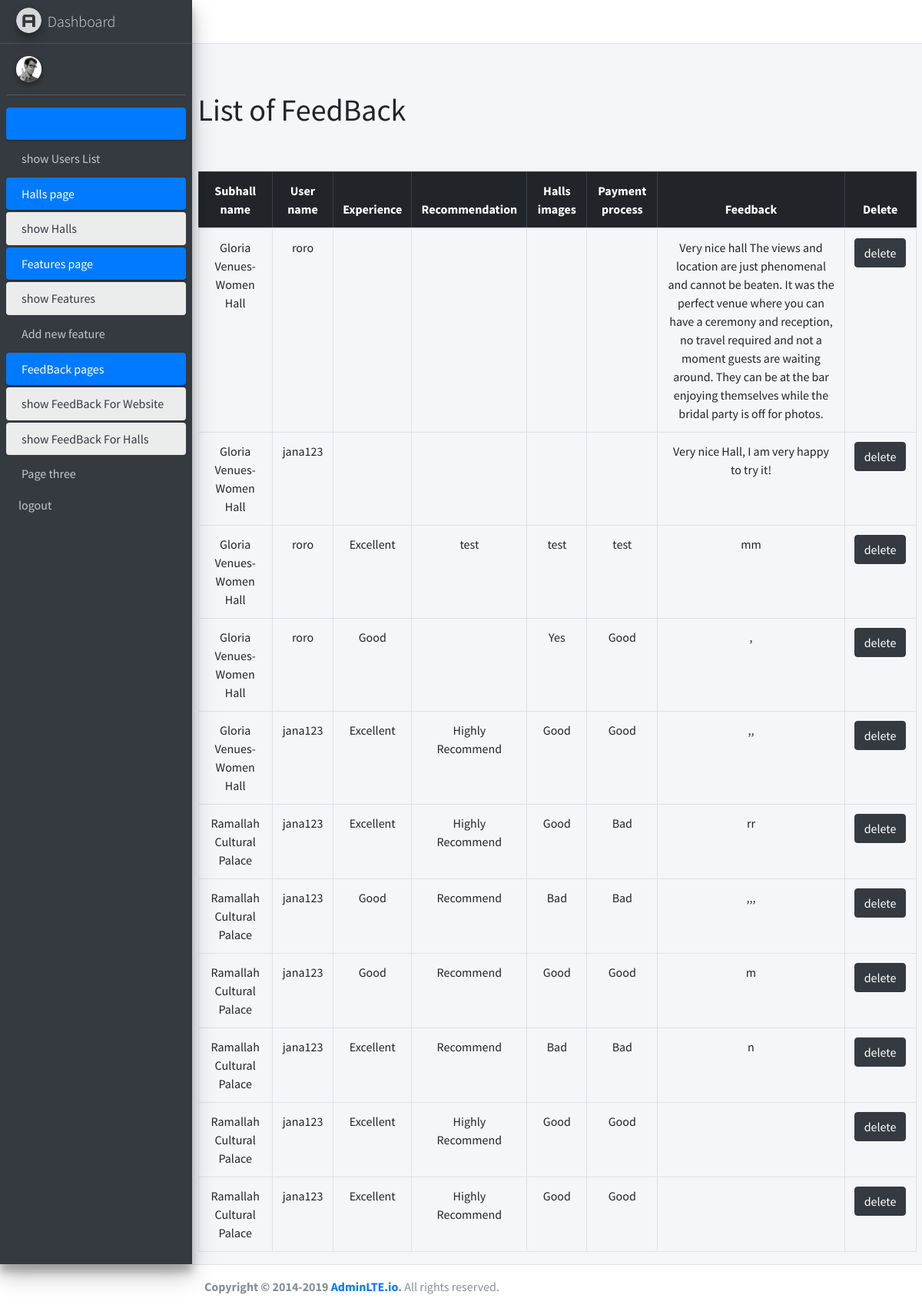
Page /admin/showfeedbacksubhallAdmin.php on the earlier database version.
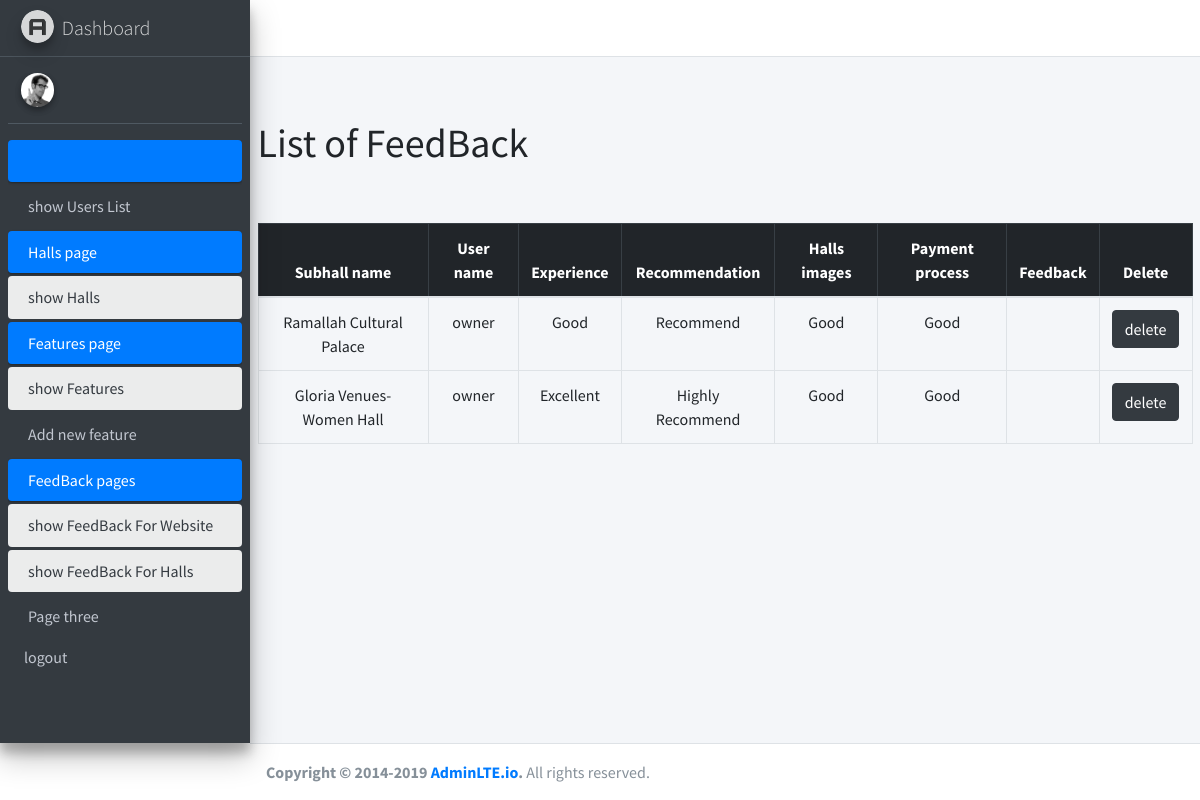
Same page on the later database version.
### tables this page shows
CREATE TABLE `feedback_subhall` (
  `id` int NOT NULL,
  `experience` varchar(200) NOT NULL,
  `Recommendation` varchar(200) NOT NULL,
  `halls_images_useful` varchar(200) NOT NULL,
  `payment_process` varchar(200) NOT NULL,
  `feedback` varchar(500) NOT NULL,
  `user_id` int NOT NULL,
  `hall_id` int NOT NULL
);

CREATE TABLE `subhalls` (
  `id` int NOT NULL,
  `name` varchar(200) NOT NULL,
  `type` int NOT NULL,
  `number_of_guests` int NOT NULL,
  `hall_describtion` varchar(500) NOT NULL,
  `services` varchar(500) NOT NULL,
  `image_view` varchar(300) NOT NULL,
  `hall_id` int NOT NULL,
  `num_of_reservation` int NOT NULL DEFAULT '0',
  `price` int NOT NULL
);

CREATE TABLE `users` (
  `id` int NOT NULL,
  `name` varchar(200) NOT NULL,
  `password` varchar(200) NOT NULL,
  `email` varchar(200) NOT NULL,
  `type` enum('user','owner') NOT NULL DEFAULT 'user',
  `status` tinyint(1) NOT NULL DEFAULT '1',
  `created_at` datetime NOT NULL DEFAULT CURRENT_TIMESTAMP
);

### admin/showfeedbacksubhallAdmin.php (the view, shortened to what this page needs)
<?php session_start();
require("handlers/db.php");
$sql1="SELECT feedback_subhall.id ,users.name as uname, subhalls.name,
feedback_subhall.experience,
feedback_subhall.Recommendation,
feedback_subhall.halls_images_useful,
feedback_subhall.payment_process,
feedback_subhall.feedback
FROM feedback_subhall
JOIN users ON feedback_subhall.user_id = users.id
JOIN subhalls ON feedback_subhall.hall_id = subhalls.id
;
";
$sqlResult=mysqli_query($conn,$sql1);
$feedbackData=mysqli_fetch_all($sqlResult);
$sql="SELECT * FROM feedback_subhall";
$query=mysqli_query($conn,$sql);
if(mysqli_num_rows($query)>0){
$feedback=mysqli_fetch_all($query,MYSQLI_ASSOC);
}
require("inc/header.php");
?>
<main role="main" class="flex-shrink-0 ">
        <div class="container">
        <br>
            <h1>List of FeedBack</h1>
            <br>
        <br>
            <table class="table table-bordered text-center justify-content-start">
                <thead  class="table-dark">
                    <tr>
                    <th scope="col">Subhall name</th>
                    <th scope="col">User name</th>
                    <th >Experience</th>
                    <th>Recommendation</th>
                    <th >Halls images </th>
                    <th >Payment process</th>
                    <th >Feedback</th>
                    <th scope="col">Delete</th>
                    </tr>
                </thead>
                <tbody>
<?php
if(isset($feedback)){
foreach($feedbackData as $index=>$feedback){?>
    <tr>
    <td><?=$feedback[2];?></td>
    <td><?=$feedback[1];?></td>
    <td><?=$feedback[3];?></td>
    <td><?=$feedback[4];?></td>
    <td><?=$feedback[5];?></td>
    <td><?=$feedback[6];?></td>
    <td><?=$feedback[7];?></td>
   <td><a href="handlers/deletefeedbacksub.php?feedbackId=<?= $feedback[0];?>"class="btn btn-dark">delete</a></td>
    </tr>
<?php }
}
else{?>
  <tr>
    <td colspan="6" class="text-center">No Feedback Added</td>
  </tr>
  <?php
} ?>
                </tbody>
            </table>
        </div>
    </main>
  <?php
require("inc/footer.php");
?>

Differences in the rows shown:
removed feedback_subhall: subhalls.name "Gloria Venues-Women Hall", user.name "roro", feedback "Very nice hall The views and location are just phenomenal and cannot be beaten. It was the perfect venue where you can have a ceremony and reception, no travel required and not a moment guests are waiting around. They can be at the bar enjoying themselves while the bridal party is off for photos."
removed feedback_subhall: subhalls.name "Gloria Venues-Women Hall", user.name "jana123", feedback "Very nice Hall, I am very happy to try it!"
removed feedback_subhall: subhalls.name "Gloria Venues-Women Hall", user.name "roro", experience "Excellent", Recommendation "test", halls_images_useful "test", payment_process "test", feedback "mm"
removed feedback_subhall: subhalls.name "Gloria Venues-Women Hall", user.name "roro", experience "Good", halls_images_useful "Yes", payment_process "Good", feedback ","
removed feedback_subhall: subhalls.name "Gloria Venues-Women Hall", user.name "jana123", experience "Excellent", Recommendation "Highly Recommend", halls_images_useful "Good", payment_process "Good", feedback ",,"
removed feedback_subhall: subhalls.name "Ramallah Cultural Palace", user.name "jana123", experience "Excellent", Recommendation "Highly Recommend", halls_images_useful "Good", payment_process "Bad", feedback "rr"
removed feedback_subhall: subhalls.name "Ramallah Cultural Palace", user.name "jana123", experience "Good", Recommendation "Recommend", halls_images_useful "Bad", payment_process "Bad", feedback ",,,"
removed feedback_subhall: subhalls.name "Ramallah Cultural Palace", user.name "jana123", experience "Good", Recommendation "Recommend", halls_images_useful "Good", payment_process "Good", feedback "m"
removed feedback_subhall: subhalls.name "Ramallah Cultural Palace", user.name "jana123", experience "Excellent", Recommendation "Recommend", halls_images_useful "Bad", payment_process "Bad", feedback "n"
removed feedback_subhall: subhalls.name "Ramallah Cultural Palace", user.name "jana123", experience "Excellent", Recommendation "Highly Recommend", halls_images_useful "Good", payment_process "Good"
removed feedback_subhall: subhalls.name "Ramallah Cultural Palace", user.name "jana123", experience "Excellent", Recommendation "Highly Recommend", halls_images_useful "Good", payment_process "Good"
added feedback_subhall: subhalls.name "Ramallah Cultural Palace", user.name "owner", experience "Good", Recommendation "Recommend", halls_images_useful "Good", payment_process "Good"
added feedback_subhall: subhalls.name "Gloria Venues-Women Hall", user.name "owner", experience "Excellent", Recommendation "Highly Recommend", halls_images_useful "Good", payment_process "Good"
